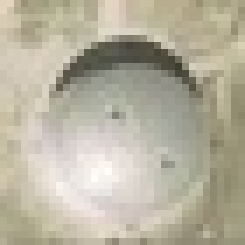
%> input picture tank2.jpg, 35 x 35 px, shrunk from 81 x 81 before the run (shown 7 times larger)
$ octave YusufEnesKurt.m   (GNU Octave 9; MATLAB toolbox functions it lacks are replaced by stand-ins)
%> lines starting %> are read from the running program, lines starting %| are printed output that depends on the picture
clc; clear all; close all;

% Manuel normalizasyon fonksiyonu
% Değerleri 0-1 arasına indirgemektedir.
normalize2 = @(I) (I-min(min(I)))/(max(max(I))-min(min(I)));

% Data klasöründeki tüm resimleri alma
location = 'Data\*';
ds = imageDatastore(location);

% Tank resmini okuma ve üzerinde bazı işlemler yapma
color_tank  = imread('tank2.jpg');
%> color_tank is the input picture: size 35x35x3 uint8; mean R, G, B 182.8, 177.5, 159.2
gray_tank  = rgb2gray(color_tank);
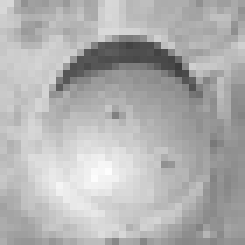
%> gray_tank: size 35x35 uint8 (shown 7 times larger); min 60, max 253, mean 177
normalized_tank = processTank(gray_tank);

% Kaçıncı resimde olduğumuzu tutan sayaç
Resim = 0;

% Bu döngü Data klasöründeki resim sayısı kadar döner
while hasdata(ds)
% [82 lines not run here, left out]
function sonuc = processImage(color_image)

    gray_image = rgb2gray(color_image);
    double_image = im2double(gray_image);
    sonuc = normalize(double_image);

end


% Bu fonksiyonda griye dönüştürülmüş tank resminde bazı iyileştirme
% işlemleri yapılır
function sonuc = processTank(gray_tank)

    rotate_tank = rot90(gray_tank,2);
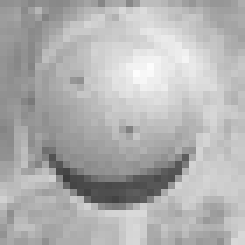
%> rotate_tank: size 35x35 uint8 (shown 7 times larger); min 60, max 253, mean 177; mean of the top-left, top-right, bottom-left and bottom-right quarters 170.1, 205.1, 157.6, 175
    double_tank = im2double(rotate_tank);
    sonuc = normalize(double_tank);
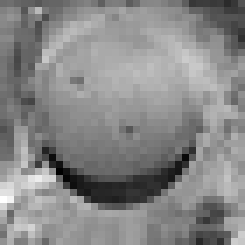
%> sonuc: size 35x35 double (shown 7 times larger); min -3.48, max 3.05, mean -2.88e-15; drawn with min black and max white
%> the run ends on the next line

end
